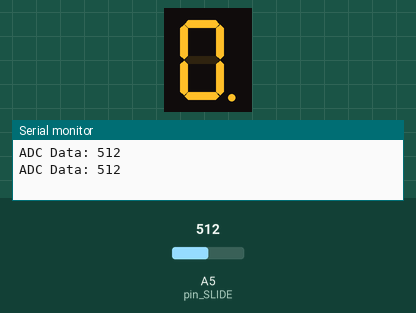
Bench run of a sketch on a simulated Arduino Uno, built with avr-gcc and run on an emulated ATmega328P. On the bench: 1-digit seven-segment display, the last lines printed to the serial monitor. Wiring (inferred from the names in the program): 1-digit 7-segment display, segments lit when HIGH: segments pin 6, pin 8, pin 9, pin 10, pin 11, pin 12, pin 13, pin 5. The test bench sets the inputs (shaded band); at power-on: A5 (pin_SLIDE) = 512. The segment pins are drawn as the display they are named for.

Above: at 1.8 s.
1.9 s: A5 (pin_SLIDE) set to 438
At 3.2 s:
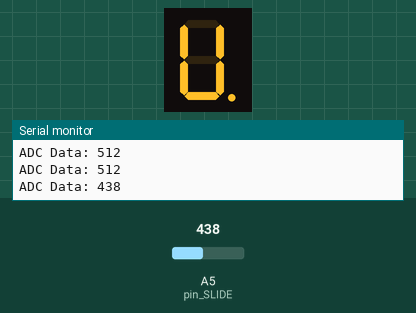
3.5 s: A5 (pin_SLIDE) set to 511
At 4.7 s:
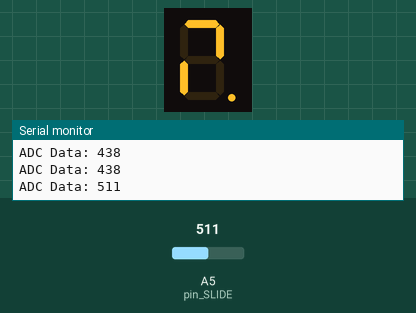
5.5 s: A5 (pin_SLIDE) set to 306
At 6.3 s:
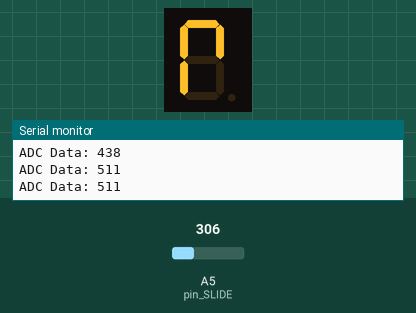
7.5 s: A5 (pin_SLIDE) set to 122
At 9.1 s:
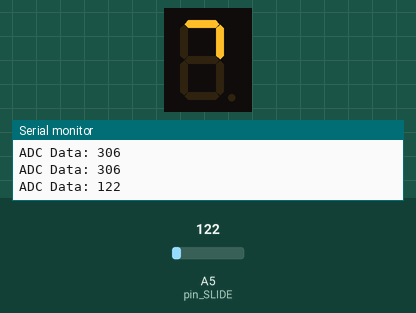
9.5 s: A5 (pin_SLIDE) set to 54
At 10.6 s:
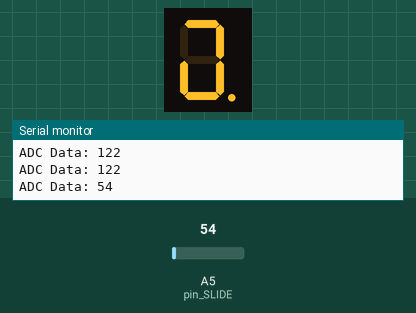
11.5 s: A5 (pin_SLIDE) set to 900
At 13.3 s:
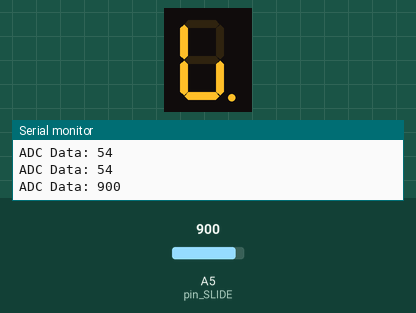
Timing chart, 0 to 14.5 s (numbered marks = the images above; inputs shaded):
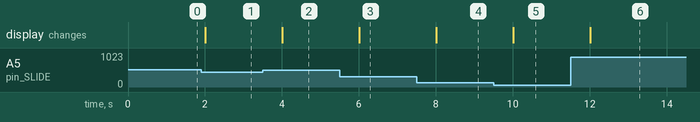

Measured:
- after the input at 1.9 s, the display: changes after 0.10 s (image 1)
- after the input at 3.5 s, the display: changes after 0.50 s (image 2)
- after the input at 5.5 s, the display: changes after 0.50 s (image 3)
- after the input at 7.5 s, the display: changes after 0.50 s (image 4)
- after the input at 9.5 s, the display: changes after 0.50 s (image 5)
- after the input at 11.5 s, the display: changes after 0.51 s (image 6)

The sketch:

9week-Misson2.ino
```cpp
int pin_SLIDE = A5;
int pin_FND[8] = {5, 6, 8, 9, 10, 11, 12, 13};
uint8_t FND_Data[16] = {0x3F, 0x06, 0x5B, 0x4F,
                        0x66, 0x6D, 0x7D, 0x27,
                        0x7F, 0x6F, 0x77, 0x7C,
                        0x39, 0x5E, 0x79, 0x71
                       };
void setup() {
  // put your setup code here, to run once:
  Serial.begin(115200);
  pinMode(pin_SLIDE, INPUT);
  for (int i = 0; i < 8; i++)
  {
    pinMode(pin_FND[i], OUTPUT);
  }
}

void loop() {
  // put your main code here, to run repeatedly:
  uint16_t ADC_data = 0;
  ADC_data = analogRead(pin_SLIDE);
  if ((ADC_data >= 0) && (ADC_data < 64))
  {
    FND_Ctrl(FND_Data[0]);
    delay(500);
  }
  else if ((ADC_data >= 64) && (ADC_data < 128))
  {
    FND_Ctrl(FND_Data[1]);
    delay(500);
  }
  else if ((ADC_data >= 128) && (ADC_data < 192))
  {
    FND_Ctrl(FND_Data[2]);
    delay(500);
  }
  else if ((ADC_data >= 192) && (ADC_data < 256))
  {
    FND_Ctrl(FND_Data[3]);
    delay(500);
  }
  else if ((ADC_data >= 256) && (ADC_data < 320))
  {
    FND_Ctrl(FND_Data[4]);
    delay(500);
  }
  else if ((ADC_data >= 320) && (ADC_data < 384))
  {
    FND_Ctrl(FND_Data[5]);
    delay(500);
  }
  else if ((ADC_data >= 384) && (ADC_data < 448))
  {
    FND_Ctrl(FND_Data[6]);
    delay(500);
  }
  else if ((ADC_data >= 448) && (ADC_data < 512))
  {
    FND_Ctrl(FND_Data[7]);
    delay(500);
  }
  else if ((ADC_data >= 512) && (ADC_data < 576))
  {
    FND_Ctrl(FND_Data[8]);
    delay(500);
  }
  else if ((ADC_data >= 576) && (ADC_data < 640))
  {
    FND_Ctrl(FND_Data[9]);
    delay(500);
  }
  else if ((ADC_data >= 640) && (ADC_data < 704))
  {
    FND_Ctrl(FND_Data[10]);
    delay(500);
  }
  else if ((ADC_data >= 704) && (ADC_data < 768))
  {
    FND_Ctrl(FND_Data[11]);
    delay(500);
  }
  else if ((ADC_data >= 768) && (ADC_data < 832))
  {
    FND_Ctrl(FND_Data[12]);
    delay(500);
  }
  else if ((ADC_data >= 832) && (ADC_data < 896))
  {
    FND_Ctrl(FND_Data[13]);
    delay(500);
  }
  else if ((ADC_data >= 896) && (ADC_data < 960))
  {
    FND_Ctrl(FND_Data[14]);
    delay(500);
  }
  else if ((ADC_data >= 960) && (ADC_data < 1024))
  {
    FND_Ctrl(FND_Data[15]);
    delay(500);
  }
  Serial.print("ADC Data: ");
  Serial.println(ADC_data);
  delay(500);
}

void FND_Ctrl(uint8_t Ctrl_data)
{
  for (int j = 0; j < 8; j++)
  {
    digitalWrite(pin_FND[j], Ctrl_data & (0x01 << j));
  }
}
```
